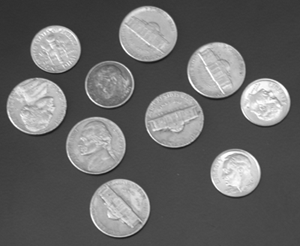
%> input picture matlab/Images/coins.png, 300 x 246 px
$ octave DFTAnalysisOfImages.m   (GNU Octave 9; MATLAB toolbox functions it lacks are replaced by stand-ins)
%> lines starting %> are read from the running program, lines starting %| are printed output that depends on the picture
%DFT ANALYSIS OF IMAGES
a=imread('D:/Quick access/Desktop/matlab/Coins.png');
%> a is the input picture: size 246x300 uint8; min 23, max 255, mean 103
subplot(2,3,1);
imshow(a);
title('Original');
b=im2double(a);
c=fft2(b);
subplot(2,3,2);
imshow(c);
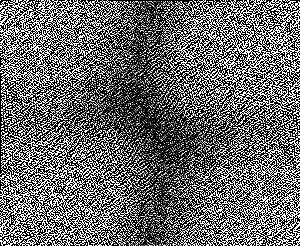
%> displayed picture: size 246x300, on the screen's scale of 0 to 255; min 0, max 255, mean 106.8
title('FFT');
d=ifft2(c);
subplot(2,3,3);
imshow(d);
title('IFFT');
mag=abs(c);
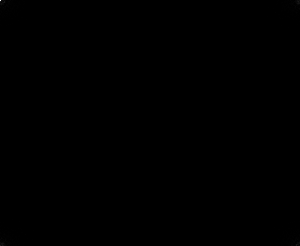
%> mag: size 246x300 double; min 0.0116, max 29803.4, mean 13.8; drawn with min black and max white
subplot(2,3,4);
imshow(mag);
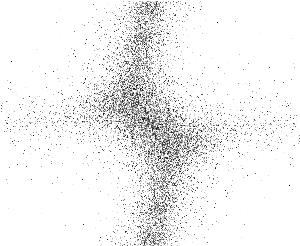
%> displayed picture: size 246x300, on the screen's scale of 0 to 255; min 3, max 255, mean 241.6
title('Magnitude Plot');
ang=angle(c);
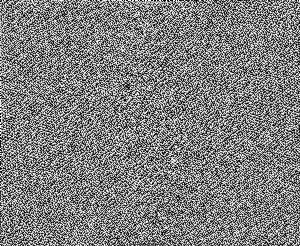
%> ang: size 246x300 double; min -3.14, max 3.14, mean 8.51e-05; drawn with min black and max white
subplot(2,3,5);
imshow(ang);
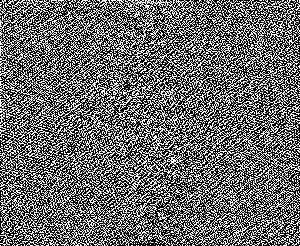
%> displayed picture: size 246x300, on the screen's scale of 0 to 255; min 0, max 255, mean 107.4
title('Phase Plot');

%ROTATION PROPERTY:
a=imread('coins.png');
subplot(2,2,1);
imshow(a);
a1=im2double(a);
b=fft2(a1);
subplot(2,2,2);
imshow(b);
c=imrotate(a1,90);
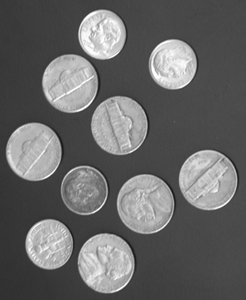
%> c: size 300x246 double; min 0.0902, max 1, mean 0.404; mean of the top-left, top-right, bottom-left and bottom-right quarters 0.433, 0.364, 0.413, 0.405
subplot(2,2,3);
imshow(c);
d=fft2(c);
subplot(2,2,4);
imshow(d);
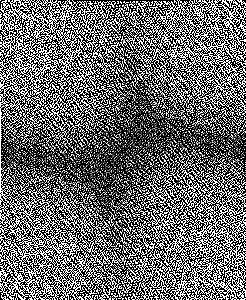
%> displayed picture: size 300x246, on the screen's scale of 0 to 255; min 0, max 255, mean 107.8

$ run again, with matlab/Images/Peppers.png copied over matlab/Images/coins.png
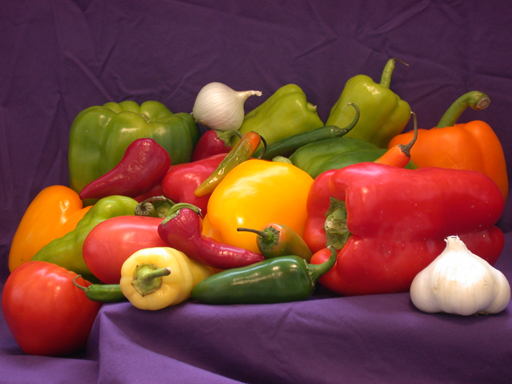
%> input picture matlab/Images/Peppers.png, 512 x 384 px
%> a is the input picture: size 384x512x3 uint8; mean R, G, B 120.8, 66.4, 57.6
%> `c=imrotate(a1,90);`:
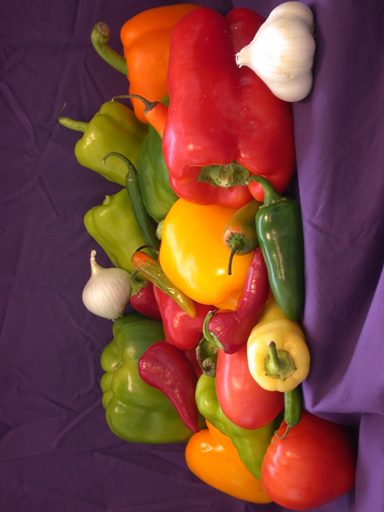
%> c: size 512x384x3 double; mean R, G, B 0.474, 0.26, 0.226; mean of the top-left, top-right, bottom-left and bottom-right quarters 0.298, 0.334, 0.28, 0.368
%> `imshow(d);`:
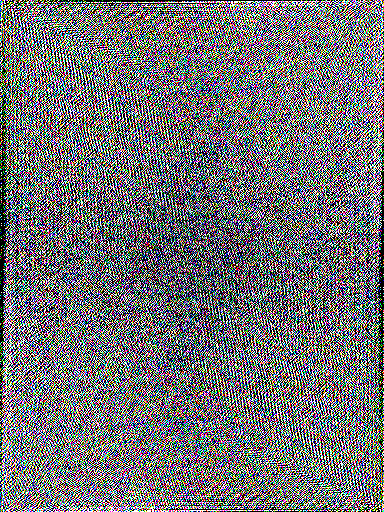
%> displayed picture: size 512x384x3, on the screen's scale of 0 to 255; mean R, G, B 113.4, 113.4, 115.8
